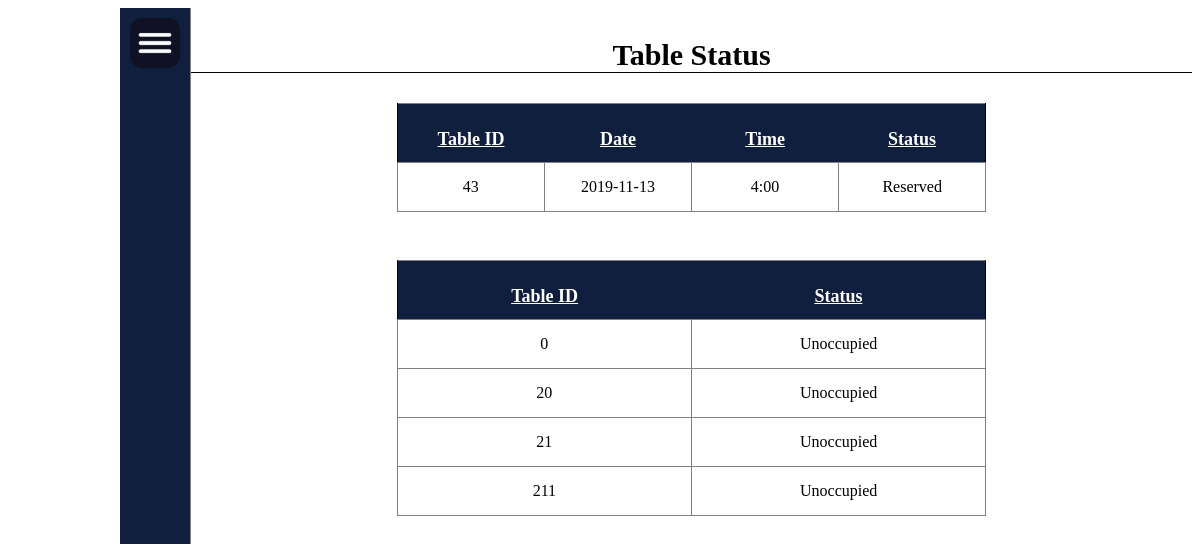
The app's page /tablestatus.php with its own data.
### tables this page shows
CREATE TABLE `reservation` (
  `reservationid` int(2) NOT NULL,
  `idtable` int(4) UNSIGNED DEFAULT NULL,
  `name` varchar(80) NOT NULL,
  `time` varchar(10) NOT NULL,
  `date` date NOT NULL
);

CREATE TABLE `tabledb` (
  `idtable` int(4) UNSIGNED NOT NULL,
  `reservename` char(40) DEFAULT NULL,
  `reservetime` varchar(40) DEFAULT NULL
);

### tablestatus.php (the view, shortened to what this page needs)
<!DOCTYPE html>
<html>
<head>
<link rel="stylesheet" href="order_page.css?b={random number/string}">
<link rel="stylesheet" href="menu1.css?c={random number/string}">
</head>
<body>
<?php include'navigation.php'?>
<div id=title>Table Status</div>
<?php
		$conn=mysqli_connect("localhost","root","","tabletable");
            $reserved = "Reserved";
            echo"<table> <tr> <th> Table ID </th> <th> Date </th> <th> Time </th> <th> Status </th> </tr>";
           $sqlres = mysqli_query($conn,"SELECT idtable,date,time FROM reservation");
            while($rowres = $sqlres->fetch_assoc())
            {
                echo "<tr> <td>".$rowres['idtable']."</td> <td>".$rowres['date']."</td><td>".$rowres['time']."</td><td>".$reserved."</td></tr>";
            }
            echo"</table>";
            echo"</br>
            <table><tr> <th> Table ID </th> <th> Status </th> </tr>";
            $free = "Unoccupied";
            $sqlfree = mysqli_query($conn,"SELECt idtable FROM tabledb t WHERE idtable NOT IN (SELECT DISTINCT t.idtable FROM tabledb t
            INNER JOIN orderdb o ON o.idtable = t.idtable) && idtable NOT IN (SELECT DISTINCT t.idtable FROM tabledb t
            INNER JOIN reservation r ON r.idtable = t.idtable)");
            while($rowfree = $sqlfree->fetch_assoc())
            {
                echo "<tr> <td>".$rowfree['idtable']."</td><td>".$free."</td></tr>";
            }
            echo"</table>";
?>
</body>
</html>

### order_page.css (style rules this page uses)
* { border-collapse: collapse; font-family: Times New Roman; }
td,tr { border-left:1px solid black; border-right:1px solid black; height: 10px; background-color:#f5f6fa;; }
th { padding-top: 25px; padding-bottom: 12px; width:20%; font-size: 18px; color: white; background-color:#101f3d; text-decoration:underline; }
th,td,tr { text-align: center; vertical-align: middle; padding:15px; }
table { border:none; width:55%; border-collapse: collapse; margin-left:30%; }
#title { text-align:center; border-bottom:1px solid black; font-size:30px; font-weight:bold; padding-top:30px; }

### menu1.css (style rules this page uses)
* { font-family: Times New Roman; }
body { background-color:white; margin-left:10%; }
th { padding-top: 25px; padding-bottom: 12px; width:20%; font-size: 18px; color: white; background-color:#101f3d; text-decoration:underline; }
td { background-color:white; border:1px solid grey; border-collapse: collapse; margin-left:5px; margin-right:5px; }
table { margin-top:30px; border:1px solid grey; border-collapse: collapse; margin-left:auto; margin-right:auto; }

### records on screen
reservation: idtable "43", date "2019-11-13", time "4:00"
tabledb: idtable "0"
tabledb: idtable "20"
tabledb: idtable "21"
tabledb: idtable "211"
